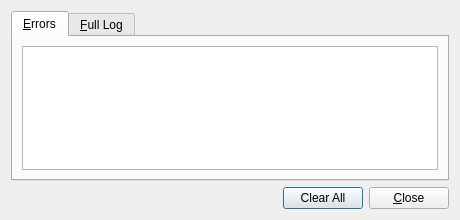
<?xml version="1.0" encoding="UTF-8"?>
<ui version="4.0">
 <class>LogDialog</class>
 <widget class="QDialog" name="LogDialog">
  <property name="geometry">
   <rect>
    <x>0</x>
    <y>0</y>
    <width>460</width>
    <height>220</height>
   </rect>
  </property>
  <property name="windowTitle">
   <string>TyQt Log</string>
  </property>
  <layout class="QVBoxLayout" name="verticalLayout">
   <item>
    <widget class="QTabWidget" name="tabWidget">
     <property name="currentIndex">
      <number>0</number>
     </property>
     <widget class="QWidget" name="errorTab">
      <attribute name="title">
       <string>&amp;Errors</string>
      </attribute>
      <layout class="QVBoxLayout" name="verticalLayout_2">
       <item>
        <widget class="QPlainTextEdit" name="errorLogText">
         <property name="contextMenuPolicy">
          <enum>Qt::CustomContextMenu</enum>
         </property>
         <property name="lineWrapMode">
          <enum>QPlainTextEdit::NoWrap</enum>
         </property>
         <property name="readOnly">
          <bool>true</bool>
         </property>
         <property name="maximumBlockCount">
          <number>1000</number>
         </property>
        </widget>
       </item>
      </layout>
     </widget>
     <widget class="QWidget" name="fullTab">
      <attribute name="title">
       <string>&amp;Full Log</string>
      </attribute>
      <layout class="QVBoxLayout" name="verticalLayout_3">
       <item>
        <widget class="QPlainTextEdit" name="fullLogText">
         <property name="contextMenuPolicy">
          <enum>Qt::CustomContextMenu</enum>
         </property>
         <property name="lineWrapMode">
          <enum>QPlainTextEdit::NoWrap</enum>
         </property>
         <property name="readOnly">
          <bool>true</bool>
         </property>
         <property name="maximumBlockCount">
          <number>1000</number>
         </property>
        </widget>
       </item>
      </layout>
     </widget>
    </widget>
   </item>
   <item>
    <layout class="QHBoxLayout" name="horizontalLayout">
     <item>
      <spacer name="horizontalSpacer">
       <property name="orientation">
        <enum>Qt::Horizontal</enum>
       </property>
       <property name="sizeHint" stdset="0">
        <size>
         <width>40</width>
         <height>20</height>
        </size>
       </property>
      </spacer>
     </item>
     <item>
      <widget class="QPushButton" name="clearButton">
       <property name="text">
        <string>Clear All</string>
       </property>
      </widget>
     </item>
     <item>
      <widget class="QPushButton" name="closeButton">
       <property name="text">
        <string>&amp;Close</string>
       </property>
      </widget>
     </item>
    </layout>
   </item>
  </layout>
 </widget>
 <resources/>
 <connections/>
</ui>
